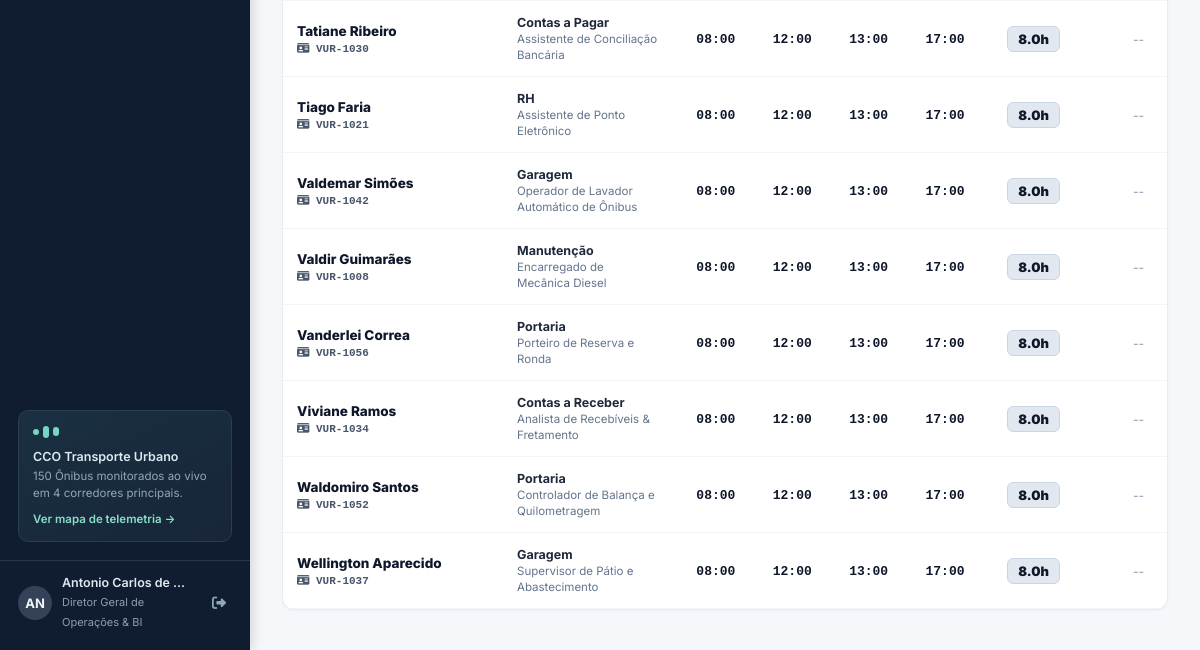
The page /ponto (signed in, lower part) on the database as committed earlier.
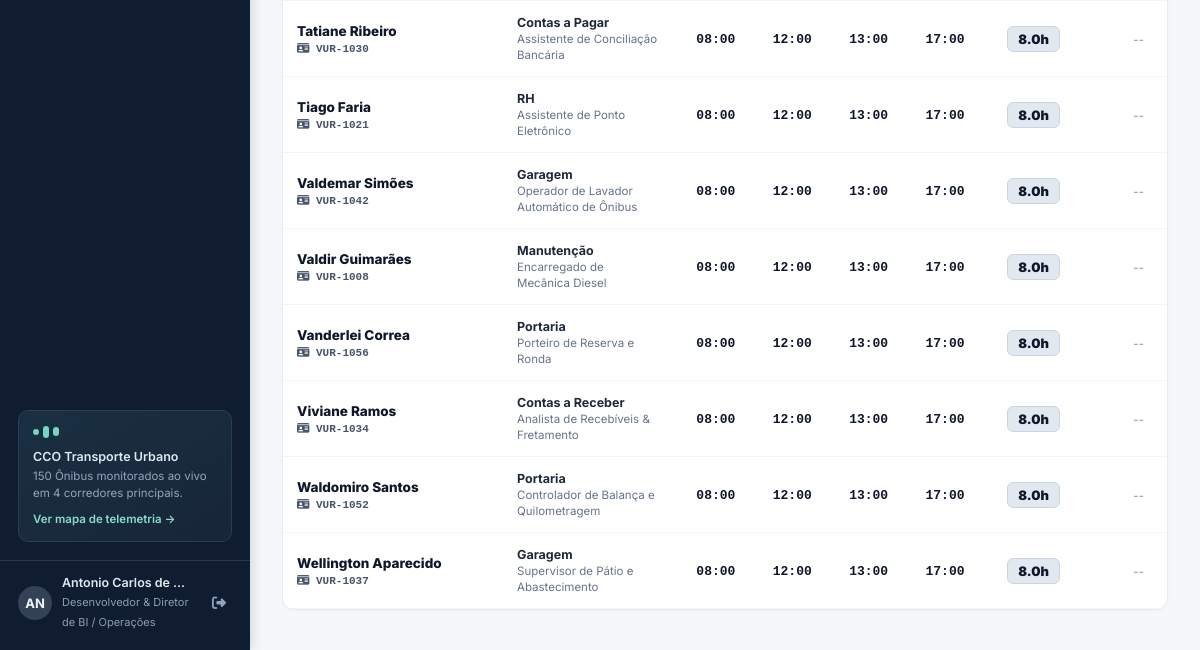
The same page on the database as committed later.
### tables this page shows
CREATE TABLE usuarios (
        id INTEGER PRIMARY KEY AUTOINCREMENT,
        matricula TEXT UNIQUE NOT NULL,
        nome TEXT NOT NULL,
        cargo TEXT NOT NULL,
        departamento TEXT NOT NULL,
        email TEXT NOT NULL,
        telefone TEXT NOT NULL,
        status TEXT DEFAULT 'Ativo',
        foto_avatar TEXT,
        perfil_acesso TEXT NOT NULL
    , login_usuario TEXT, senha TEXT DEFAULT '123456');

### app.py (the view)
@app.route("/ponto")
def ponto_view():
    ano_sel = request.args.get("ano", "2026")
    mes_sel = request.args.get("mes", "11")
    dia_sel = request.args.get("dia", "24")
    dept_sel = request.args.get("dept", "Todos")
    status_filtro = request.args.get("status_filtro", "todos")  # todos, irregular, regular
    ordenar_sel = request.args.get("ordenar", "nome_asc")      # nome_asc, nome_desc, horas_desc, horas_asc, extras_desc
    conn = get_db()
    cursor = conn.cursor()
    if dia_sel != "Todos":
        data_sel = f"{ano_sel}-{int(mes_sel):02d}-{int(dia_sel):02d}"
        query = "SELECT * FROM ponto_eletronico WHERE data_ponto = ?"
        params = [data_sel]
    else:
        data_sel = f"{ano_sel}-{int(mes_sel):02d}"
        query = "SELECT * FROM ponto_eletronico WHERE data_ponto LIKE ?"
        params = [f"{data_sel}%"]
    if dept_sel != "Todos":
        query += " AND departamento = ?"
        params.append(dept_sel)
    cursor.execute(query, params)
    raw_rows = cursor.fetchall()
    todos_registros = []
    for r in raw_rows:
        item = dict(r)
        batidas = [item.get('entrada_1'), item.get('saida_1'), item.get('entrada_2'), item.get('saida_2')]
        falta_batida = any(b in ('--:--', '', None) for b in batidas)
        tem_falta_status = (item.get('horas_falta') or 0.0) > 0 or item.get('status_registro') in ('Atraso/Falta', 'Atestado Médico', 'Incompleto')
        item['is_irregular'] = falta_batida or tem_falta_status
        todos_registros.append(item)
    total_colab = len(todos_registros)
    qtd_irregulares = sum(1 for r in todos_registros if r['is_irregular'])
    qtd_regulares = total_colab - qtd_irregulares
    perc_irregulares = round((qtd_irregulares / total_colab * 100), 1) if total_colab > 0 else 0.0
    perc_regulares = round((qtd_regulares / total_colab * 100), 1) if total_colab > 0 else 0.0
    total_he = sum((r.get('horas_extras') or 0.0) for r in todos_registros)
    custo_he = sum((r.get('custo_hora_extra') or 0.0) for r in todos_registros)
    total_faltas = sum((r.get('horas_falta') or 0.0) for r in todos_registros)
    total_desconto = sum((r.get('desconto_falta') or 0.0) for r in todos_registros)
    if status_filtro == 'irregular':
        registros_exibir = [r for r in todos_registros if r['is_irregular']]
    elif status_filtro == 'regular':
        registros_exibir = [r for r in todos_registros if not r['is_irregular']]
    else:
        registros_exibir = todos_registros
    if ordenar_sel == 'horas_desc':
        registros_exibir.sort(key=lambda x: (x.get('total_horas_trabalhadas') or 0.0), reverse=True)
    elif ordenar_sel == 'horas_asc':
        registros_exibir.sort(key=lambda x: (x.get('total_horas_trabalhadas') or 0.0))
    elif ordenar_sel == 'extras_desc':
        registros_exibir.sort(key=lambda x: (x.get('horas_extras') or 0.0), reverse=True)
    elif ordenar_sel == 'nome_desc':
        registros_exibir.sort(key=lambda x: x.get('nome', '').lower(), reverse=True)
    else: # nome_asc
        registros_exibir.sort(key=lambda x: x.get('nome', '').lower())
    resumo = {
        'total_colab': total_colab,
        'qtd_irregulares': qtd_irregulares,
        'perc_irregulares': perc_irregulares,
        'qtd_regulares': qtd_regulares,
        'perc_regulares': perc_regulares,
        'total_he': total_he,
        'custo_he': custo_he,
        'total_faltas': total_faltas,
        'total_desconto': total_desconto
    }
    num_dias_mes = calendar.monthrange(int(ano_sel), int(mes_sel))[1]
    cursor.execute("""
    SELECT
        data_ponto,
        COUNT(*) as total_dia,
        SUM(CASE WHEN
            entrada_1 IN ('--:--', '', NULL) OR saida_1 IN ('--:--', '', NULL) OR
            entrada_2 IN ('--:--', '', NULL) OR saida_2 IN ('--:--', '', NULL) OR
            horas_falta > 0 OR status_registro IN ('Atraso/Falta', 'Atestado Médico', 'Incompleto')
            THEN 1 ELSE 0 END) as qtd_irregulares
    FROM ponto_eletronico
    WHERE data_ponto LIKE ?
    GROUP BY data_ponto
    """, (f"{ano_sel}-{int(mes_sel):02d}%",))
    dados_dias_mes = {row[0]: {'total_dia': row[1], 'qtd_irregulares': row[2]} for row in cursor.fetchall()}
    nomes_meses = {
        1: "Janeiro", 2: "Fevereiro", 3: "Março", 4: "Abril",
        5: "Maio", 6: "Junho", 7: "Julho", 8: "Agosto",
        9: "Setembro", 10: "Outubro", 11: "Novembro", 12: "Dezembro"
    }
    nome_mes_sel = nomes_meses.get(int(mes_sel), "Novembro")
    dias_semana_abrev = ['Seg', 'Ter', 'Qua', 'Qui', 'Sex', 'Sáb', 'Dom']
    esteira_dias = []
    total_irregulares_mes = 0
    for d in range(1, num_dias_mes + 1):
        data_iso_d = f"{ano_sel}-{int(mes_sel):02d}-{d:02d}"
        try:
            dt_d = datetime(int(ano_sel), int(mes_sel), d)
            dia_sem = dias_semana_abrev[dt_d.weekday()]
            is_fds = dt_d.weekday() in (5, 6)
        except Exception:
            dia_sem = "--"
            is_fds = False
        info = dados_dias_mes.get(data_iso_d)
        if info:
            qtd_irr = int(info['qtd_irregulares'] or 0)
            total_d = int(info['total_dia'] or 0)
            tem_dados = True
            total_irregulares_mes += qtd_irr
        else:
            qtd_irr = 0
            total_d = 0
            tem_dados = False
        is_sel = (str(dia_sel) == str(d) or str(dia_sel) == f"{d:02d}")
        esteira_dias.append({
            'dia_num': d,
            'dia_str': f"{d:02d}",
            'data_iso': data_iso_d,
            'dia_semana': dia_sem,
            'is_fim_de_semana': is_fds,
            'qtd_irregulares': qtd_irr,
            'total_dia': total_d,
            'tem_dados': tem_dados,
            'is_selecionado': is_sel
        })
    cursor.execute("""
    SELECT
        data_ponto,
        SUM(CASE WHEN
            entrada_1 IN ('--:--', '', NULL) OR saida_1 IN ('--:--', '', NULL) OR
            entrada_2 IN ('--:--', '', NULL) OR saida_2 IN ('--:--', '', NULL) OR
            horas_falta > 0 OR status_registro IN ('Atraso/Falta', 'Atestado Médico', 'Incompleto')
            THEN 1 ELSE 0 END) as qtd_irr
    FROM ponto_eletronico
    GROUP BY data_ponto
    """)
    rows_dias = cursor.fetchall()
    dias_map = {
        0: {'abrev': 'Seg', 'nome': 'Segunda-feira', 'casos': 0},
        1: {'abrev': 'Ter', 'nome': 'Terça-feira', 'casos': 0},
        2: {'abrev': 'Qua', 'nome': 'Quarta-feira', 'casos': 0},
        3: {'abrev': 'Qui', 'nome': 'Quinta-feira', 'casos': 0},
        4: {'abrev': 'Sex', 'nome': 'Sexta-feira', 'casos': 0},
        5: {'abrev': 'Sáb', 'nome': 'Sábado', 'casos': 0},
        6: {'abrev': 'Dom', 'nome': 'Domingo', 'casos': 0}
    }
    for dp, qtd in rows_dias:
        try:
            dt = datetime.strptime(dp, "%Y-%m-%d")
            dias_map[dt.weekday()]['casos'] += int(qtd or 0)
        except Exception:
            pass
    tot_irr_sem = sum(d['casos'] for d in dias_map.values())
    max_casos = max((d['casos'] for d in dias_map.values()), default=0)
    ranking_dias_semana = []
    for k in range(7):
        v = dias_map[k]
        perc = round((v['casos'] / tot_irr_sem * 100), 1) if tot_irr_sem > 0 else 0.0
        ranking_dias_semana.append({
            'ordem': k + 1,
            'abrev': v['abrev'],
            'nome': v['nome'],
            'casos': v['casos'],
            'perc': perc,
            'is_maior': (v['casos'] == max_casos and max_casos > 0),
            'is_critico': v['casos'] >= 20
        })
    cursor.execute("""
    SELECT
        substr(data_ponto, 6, 2) as mes,
        SUM(CASE WHEN
            entrada_1 IN ('--:--', '', NULL) OR saida_1 IN ('--:--', '', NULL) OR
            entrada_2 IN ('--:--', '', NULL) OR saida_2 IN ('--:--', '', NULL) OR
            horas_falta > 0 OR status_registro IN ('Atraso/Falta', 'Atestado Médico', 'Incompleto')
            THEN 1 ELSE 0 END) as qtd_irr
    FROM ponto_eletronico
    WHERE data_ponto LIKE ?
    GROUP BY mes
    """, (f"{ano_sel}%",))
    db_meses = {row[0]: int(row[1] or 0) for row in cursor.fetchall()}
    distribuicao_padrao_meses = {
        '01': ('Jan', 'Janeiro', 138),
        '02': ('Fev', 'Fevereiro', 124),
        '03': ('Mar', 'Março', 142),
        '04': ('Abr', 'Abril', 118),
        '05': ('Mai', 'Maio', 129),
        '06': ('Jun', 'Junho', 112),
        '07': ('Jul', 'Julho', 105),
        '08': ('Ago', 'Agosto', 98),
        '09': ('Set', 'Setembro', 92),
        '10': ('Out', 'Outubro', 86),
        '11': ('Nov', 'Novembro', db_meses.get('11', 114)),
        '12': ('Dez', 'Dezembro', 78),
    }
    tot_ano = sum(db_meses.get(m, val[2]) for m, val in distribuicao_padrao_meses.items())
    historico_meses_ano = []
    for m_cod, (m_abrev, m_nome, m_padrao) in distribuicao_padrao_meses.items():
        casos_m = db_meses.get(m_cod, m_padrao)
        p_m = round((casos_m / tot_ano * 100), 1) if tot_ano > 0 else 0.0
        historico_meses_ano.append({
            'mes_num': m_cod,
            'abrev': m_abrev,
            'nome': m_nome,
            'casos': casos_m,
            'perc': p_m,
            'is_atual': (m_cod == str(mes_sel).zfill(2))
        })
    cursor.execute("SELECT DISTINCT departamento FROM usuarios ORDER BY departamento ASC")
    departamentos = [row[0] for row in cursor.fetchall() if row[0]]
    conn.close()
    return render_template(
        "ponto.html",
        registros=registros_exibir,
        total_exibido=len(registros_exibir),
        resumo=resumo,
        ano_sel=ano_sel,
        mes_sel=mes_sel,
        dia_sel=dia_sel,
        dept_sel=dept_sel,
        status_filtro=status_filtro,
        ordenar_sel=ordenar_sel,
        departamentos=departamentos,
        data_sel=data_sel,
        esteira_dias=esteira_dias,
        num_dias_mes=num_dias_mes,
        nome_mes_sel=nome_mes_sel,
        total_irregulares_mes=total_irregulares_mes,
        ranking_dias_semana=ranking_dias_semana,
        historico_meses_ano=historico_meses_ano,
        tot_irr_sem=tot_irr_sem,
        tot_ano=tot_ano
    )

### app.py (called while the page is built, shortened)
@app.before_request
def require_login():
    public_endpoints = ["static", "login_view", "login_post", "manifest", "service_worker"]
    if request.endpoint in public_endpoints:
        return None
    if not session.get("user_id"):
        if request.path.startswith("/api/"):
            return jsonify({"success": False, "error": "Sessão expirada. Faça login."}), 401
        return redirect(url_for("login_view", next=request.path))

@app.template_filter("moeda")
def moeda_filter(val):
    try:
        return f"{float(val or 0.0):,.2f}".replace(",", "X").replace(".", ",").replace("X", ".")
    except Exception:
        return "0,00"

@app.template_filter("dec1")
def dec1_filter(val):
    try:
        return f"{float(val or 0.0):.1f}"
    except Exception:
        return "0.0"

def get_db():
    conn = sqlite3.connect(DB_PATH)
    conn.row_factory = sqlite3.Row
    return conn

### templates/ponto.html (shortened to what this page needs)
{% extends "base.html" %}
{% block content %}
<div class="panel">
  <div class="table-scroll">
    <table class="table-ponto-alta-legibilidade">
      <tbody>
        {% for r in registros %}
        <tr class="{% if r.is_irregular %}row-irregular{% endif %}">
          <td>
            <span class="colab-nome-bold">{{ r.nome }}</span>
            <span class="colab-matricula-tag"><i class="fa-solid fa-id-card"></i> {{ r.matricula }}</span>
          </td>
          <td>
            <span class="colab-depto-bold">{{ r.departamento }}</span>
            <span class="colab-cargo-sub">{{ r.cargo }}</span>
          </td>
          <td style="text-align: center;">
            {% if r.entrada_1 and r.entrada_1 != '--:--' %}
              <span class="ponto-punch-box">{{ r.entrada_1 }}</span>
            {% else %}
              <span class="ponto-punch-missing"><i class="fa-solid fa-circle-exclamation"></i> --:--</span>
            {% endif %}
          </td>
          <td style="text-align: center;">
            {% if r.saida_1 and r.saida_1 != '--:--' %}
              <span class="ponto-punch-box">{{ r.saida_1 }}</span>
            {% else %}
              <span class="ponto-punch-missing"><i class="fa-solid fa-circle-exclamation"></i> --:--</span>
            {% endif %}
          </td>
          <td style="text-align: center;">
            {% if r.entrada_2 and r.entrada_2 != '--:--' %}
              <span class="ponto-punch-box">{{ r.entrada_2 }}</span>
            {% else %}
              <span class="ponto-punch-missing"><i class="fa-solid fa-circle-exclamation"></i> --:--</span>
            {% endif %}
          </td>
          <td style="text-align: center;">
            {% if r.saida_2 and r.saida_2 != '--:--' %}
              <span class="ponto-punch-box">{{ r.saida_2 }}</span>
            {% else %}
              <span class="ponto-punch-missing"><i class="fa-solid fa-circle-exclamation"></i> --:--</span>
            {% endif %}
          </td>
          <td style="text-align: center;">
            <span class="total-horas-destaque">
              {{ r.total_horas_trabalhadas|dec1 }}h
            </span>
          </td>
          <td style="text-align: center;">
            {% if r.horas_extras and r.horas_extras > 0 %}
              <span class="status-badge" style="background: #f5f3ff; color: #7c3aed; font-weight: 800; border: 1px solid #ddd6fe;">
                +{{ r.horas_extras|dec1 }}h
              </span>
            {% else %}
              <span style="color: #94a3b8; font-size: 12px; font-weight: 500;">--</span>
            {% endif %}
          </td>
        </tr>
        {% endfor %}
      </tbody>
    </table>
  </div>
</div>
{% endblock %}

### templates/base.html (shortened to what this page needs)
<!DOCTYPE html>
<html lang="pt-BR">
<head>
  <link rel="stylesheet" href="https://cdnjs.cloudflare.com/ajax/libs/font-awesome/6.4.0/css/all.min.css">
  <link rel="stylesheet" href="{{ url_for('static', filename='css/central_operacoes.css') }}">
</head>
<body>
  <div class="app-shell">
    <aside class="sidebar" id="sidebar">
      <div class="sidebar-bottom">
        <div class="dot-card">
          <div class="dot-symbol">
            <span></span><span></span><span></span>
          </div>
          <strong>CCO Transporte Urbano</strong>
          <p>150 Ônibus monitorados ao vivo em 4 corredores principais.</p>
          <a href="http://10.11.1.100:5600" target="_blank">Ver mapa de telemetria &rarr;</a>
        </div>
        <div class="sidebar-user" style="display: flex; align-items: center; justify-content: space-between;">
          <div style="display: flex; align-items: center; gap: 10px; min-width: 0;">
            <div class="avatar">{{ current_user.nome[:2].upper() if current_user.nome else 'US' }}</div>
            <div class="sidebar-user-info">
              <strong>{{ current_user.nome }}</strong>
              <span>{{ current_user.cargo }}</span>
            </div>
          </div>
          <a href="{{ url_for('logout_view') }}" title="Sair do Portal"
            style="color: #ef4444; font-size: 15px; margin-left: 6px; padding: 6px; border-radius: 6px; text-decoration: none; display: flex; align-items: center;"
            onmouseover="this.style.background='rgba(239,68,68,0.15)'" onmouseout="this.style.background='none'">
            <i class="fa-solid fa-right-from-bracket"></i>
          </a>
        </div>
      </div>
    </aside>
    <div class="main-shell">
      <main class="main-content">
        {% block content %}{% endblock %}
      </main>
    </div>
  </div>
</body>
</html>

Rows that differ between the two databases and show on the page:
now on this page (row edited): usuarios: cargo "Desenvolvedor & Diretor de BI / Operações"
Other text that changed with them:
{{ current_user.cargo }}: "Diretor Geral de Operações & BI" → (not shown)
